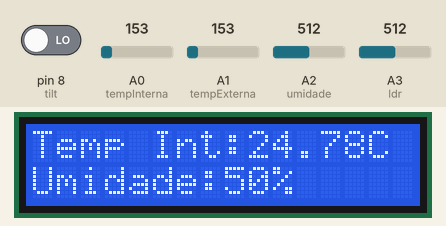
Simulated run of this sketch. Board: Arduino Uno, built with avr-gcc and run on an emulated ATmega328P. Shown: 16×2 character LCD. Inputs (shaded band) come from the test bench; at power-on: pin 8 (tilt) LOW, A0 (tempInterna) = 153, A1 (tempExterna) = 153, A2 (umidade) = 512, A3 (ldr) = 512. What the sketch prints to the serial monitor is not drawn.

Above: at 4.2 s.
4.3 s: pin 8 (tilt) driven HIGH
At 18.2 s:
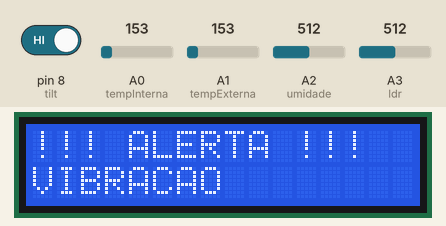
18.3 s: A0 (tempInterna) set to 165
At 21.9 s:
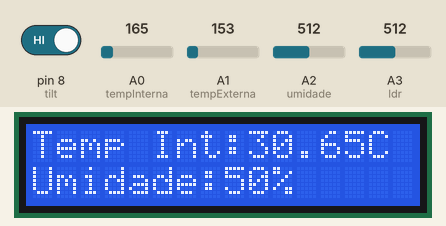
27.3 s: A1 (tempExterna) set to 165
At 33.9 s:
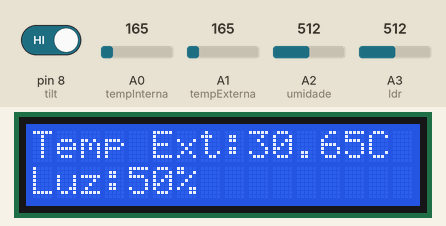
37.8 s: A2 (umidade) set to 716
At 39.7 s:
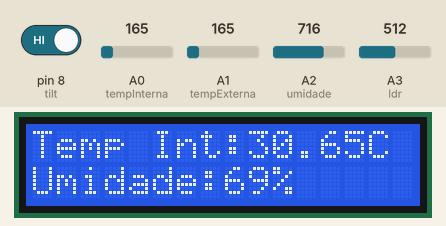
46.8 s: A3 (ldr) set to 716
At 52.9 s:
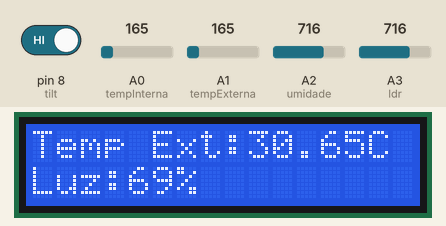
55.9 s: A0 (tempInterna) set to 175
At 58.7 s:
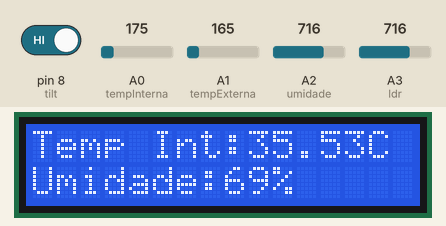
Timing chart, 0 to 60.2 s (numbered marks = the images above; inputs shaded):
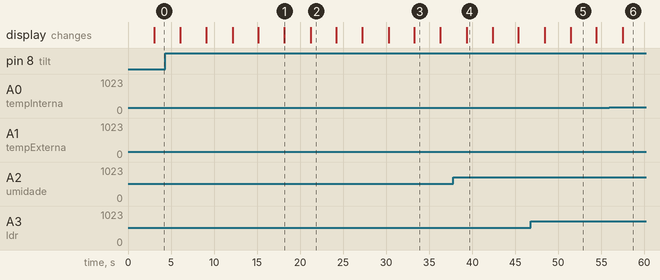

The sketch:

mission_control_iot.ino
```cpp
#include <LiquidCrystal.h>

// LCD
LiquidCrystal lcd(12, 11, 6, 5, 4, 3);

// Sensores
int tempInterna = A0;
int tempExterna = A1;
int umidade = A2;
int ldr = A3;

int tilt = 8;

// Variaveis
float temperaturaInterna;
float temperaturaExterna;

int valorUmidade;
int valorLuz;
int valorTilt;

void setup()
{
  lcd.begin(16, 2);

  pinMode(tilt, INPUT);

  Serial.begin(9600);

  lcd.setCursor(0, 0);
  lcd.print("MISSION CONTROL");

  lcd.setCursor(0, 1);
  lcd.print("INICIANDO...");

  delay(3000);

  lcd.clear();
}

void loop()
{

  // Leitura dos sensores

  int leituraTempInterna = analogRead(tempInterna);
  int leituraTempExterna = analogRead(tempExterna);

  temperaturaInterna =
    ((leituraTempInterna * 5.0 / 1023.0) - 0.5) * 100;

  temperaturaExterna =
    ((leituraTempExterna * 5.0 / 1023.0) - 0.5) * 100;

  valorUmidade = analogRead(umidade);

  valorUmidade = map(valorUmidade, 0, 1023, 0, 100);

  valorLuz = analogRead(ldr);

  valorLuz = map(valorLuz, 0, 1023, 0, 100);

  valorTilt = digitalRead(tilt);

  // Tela 1

  lcd.clear();

  lcd.setCursor(0, 0);
  lcd.print("Temp Int:");
  lcd.print(temperaturaInterna);
  lcd.print("C");

  lcd.setCursor(0, 1);
  lcd.print("Umidade:");
  lcd.print(valorUmidade);
  lcd.print("%");

  delay(3000);

  // Tela 2

  lcd.clear();

  lcd.setCursor(0, 0);
  lcd.print("Temp Ext:");
  lcd.print(temperaturaExterna);
  lcd.print("C");

  lcd.setCursor(0, 1);
  lcd.print("Luz:");
  lcd.print(valorLuz);
  lcd.print("%");

  delay(3000);

  // Tela 3

  lcd.clear();

  if (valorTilt == HIGH)
  {
    lcd.setCursor(0, 0);
    lcd.print("!!! ALERTA !!!");

    lcd.setCursor(0, 1);
    lcd.print("VIBRACAO");
  }
  else
  {
    lcd.setCursor(0, 0);
    lcd.print("STATUS:");

    lcd.setCursor(0, 1);
    lcd.print("ESTAVEL");
  }

  delay(3000);

  // Monitor Serial

  Serial.print("Temp Interna: ");
  Serial.print(temperaturaInterna);
  Serial.println(" C");

  Serial.print("Temp Externa: ");
  Serial.print(temperaturaExterna);
  Serial.println(" C");

  Serial.print("Umidade: ");
  Serial.print(valorUmidade);
  Serial.println("%");

  Serial.print("Luminosidade: ");
  Serial.print(valorLuz);
  Serial.println("%");

  Serial.print("Tilt: ");

  if (valorTilt == HIGH)
  {
    Serial.println("VIBRACAO");
  }
  else
  {
    Serial.println("NORMAL");
  }

  Serial.println("--------------------");
}
```

Measured:
- after the input at 4.3 s, the display: first differs from a run without the input after 13.9 s (image 1)
- what the display in image 2 shows lasts 3.0 s, from 21.2 s to 24.2 s
